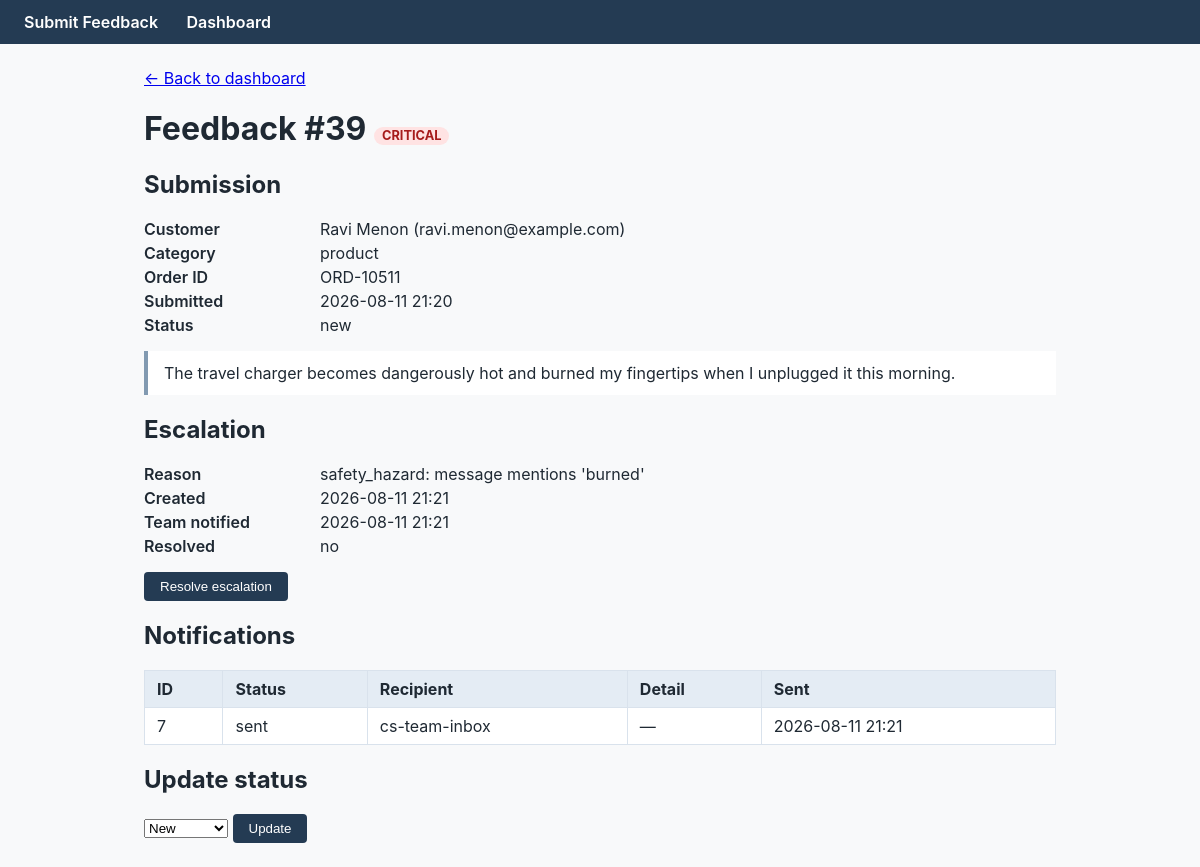
/dashboard/feedback/39, run on the app's committed database.
### app/models/feedback.py (models this page shows, shortened)
class Feedback(db.Model):
    __tablename__ = "feedback"
    id = db.Column(db.Integer, primary_key=True)
    customer_name = db.Column(db.String(120), nullable=False)
    customer_email = db.Column(db.String(254), nullable=False, index=True)
    message = db.Column(db.Text, nullable=False)
    category = _enum_column(FeedbackCategory, nullable=False, index=True)
    order_id = db.Column(db.String(40), nullable=True)
    created_at = db.Column(db.DateTime, nullable=False, default=datetime.utcnow, index=True)
    urgency = _enum_column(
        UrgencyLevel, nullable=False, default=UrgencyLevel.NORMAL, index=True
    )
    status = _enum_column(
        FeedbackStatus, nullable=False, default=FeedbackStatus.NEW, index=True
    )
    escalation = db.relationship(
        "Escalation", back_populates="feedback", uselist=False,
        cascade="all, delete-orphan",
    )

### app/models/escalation.py (models this page shows, shortened)
class Escalation(db.Model):
    __tablename__ = "escalations"
    id = db.Column(db.Integer, primary_key=True)
    feedback_id = db.Column(
        db.Integer, db.ForeignKey("feedback.id"), nullable=False, unique=True
    )
    reason = db.Column(db.String(255), nullable=False)
    created_at = db.Column(db.DateTime, nullable=False, default=datetime.utcnow)
    is_resolved = db.Column(db.Boolean, nullable=False, default=False)
    resolved_at = db.Column(db.DateTime, nullable=True)
    notified_at = db.Column(db.DateTime, nullable=True)
    feedback = db.relationship("Feedback", back_populates="escalation")
    notifications = db.relationship(
        "Notification", back_populates="escalation",
        cascade="all, delete-orphan",
    )

### app/models/notification.py (models this page shows, shortened)
class Notification(db.Model):
    __tablename__ = "notifications"
    id = db.Column(db.Integer, primary_key=True)
    escalation_id = db.Column(
        db.Integer, db.ForeignKey("escalations.id"), nullable=False
    )
    channel = db.Column(db.String(20), nullable=False, default="outbox")
    recipient = db.Column(db.String(120), nullable=True)
    subject = db.Column(db.String(200), nullable=True)
    body = db.Column(db.Text, nullable=True)
    status = db.Column(
        sa.Enum(NotificationStatus, values_callable=lambda e: [m.value for m in e]),
        nullable=False,
    )
    detail = db.Column(db.String(255), nullable=True)
    created_at = db.Column(db.DateTime, nullable=False, default=datetime.utcnow)
    sent_at = db.Column(db.DateTime, nullable=True)
    escalation = db.relationship("Escalation", back_populates="notifications")

### app/routes/dashboard.py (the view)
@dashboard_bp.get("/feedback/<int:feedback_id>")
def feedback_detail(feedback_id: int):
    repository = FeedbackRepository(db.session)
    feedback = repository.get(feedback_id)
    if feedback is None:
        abort(404)
    notifications = []
    if feedback.escalation is not None:
        notifications = NotificationRepository(db.session).for_escalation(
            feedback.escalation.id
        )
    return render_template(
        "dashboard/feedback_detail.html",
        feedback=feedback,
        notifications=notifications,
        statuses=list(FeedbackStatus),
    )

### app/repositories/feedback_repository.py (called while the page is built)
    def get(self, feedback_id: int) -> Feedback | None:
        return self.session.get(Feedback, feedback_id)

### app/repositories/notification_repository.py (called while the page is built)
    def for_escalation(self, escalation_id: int) -> list[Notification]:
        return (
            self.session.query(Notification)
            .filter(Notification.escalation_id == escalation_id)
            .order_by(Notification.created_at)
            .all()
        )

### app/templates/dashboard/feedback_detail.html (shortened to what this page needs)
{% extends "base.html" %}
{% block content %}
<p><a href="{{ url_for('dashboard.feedback_list') }}">&larr; Back to dashboard</a></p>
<h1>Feedback #{{ feedback.id }}
  <span class="badge urgency-{{ feedback.urgency.value }}">{{ feedback.urgency.value }}</span>
</h1>
<section>
  <h2>Submission</h2>
  <dl>
    <dt>Customer</dt><dd>{{ feedback.customer_name }} ({{ feedback.customer_email }})</dd>
    <dt>Category</dt><dd>{{ feedback.category.value.replace('_', ' ') }}</dd>
    <dt>Order ID</dt><dd>{{ feedback.order_id or '—' }}</dd>
    <dt>Submitted</dt><dd>{{ feedback.created_at.strftime('%Y-%m-%d %H:%M') }}</dd>
    <dt>Status</dt><dd>{{ feedback.status.value }}</dd>
  </dl>
  <blockquote>{{ feedback.message }}</blockquote>
</section>
<section>
  <h2>Escalation</h2>
  {% if feedback.escalation %}
    <dl>
      <dt>Reason</dt><dd>{{ feedback.escalation.reason }}</dd>
      <dt>Created</dt><dd>{{ feedback.escalation.created_at.strftime('%Y-%m-%d %H:%M') }}</dd>
      <dt>Team notified</dt>
      <dd>{{ feedback.escalation.notified_at.strftime('%Y-%m-%d %H:%M') if feedback.escalation.notified_at else 'never' }}</dd>
      <dt>Resolved</dt>
      <dd>{{ 'yes' if feedback.escalation.is_resolved else 'no' }}</dd>
    </dl>
    {% if not feedback.escalation.is_resolved %}
    <form method="post"
          action="{{ url_for('dashboard.resolve_escalation', escalation_id=feedback.escalation.id) }}">
      <button type="submit">Resolve escalation</button>
    </form>
    {% endif %}
  {% else %}
    <p>This feedback was not escalated.</p>
  {% endif %}
</section>
<section>
  <h2>Notifications</h2>
  {% if notifications %}
  <table>
    <thead>
      <tr><th>ID</th><th>Status</th><th>Recipient</th><th>Detail</th><th>Sent</th></tr>
    </thead>
    <tbody>
      {% for notification in notifications %}
      <tr>
        <td>{{ notification.id }}</td>
        <td>{{ notification.status.value }}</td>
        <td>{{ notification.recipient or '—' }}</td>
        <td>{{ notification.detail or '—' }}</td>
        <td>{{ notification.sent_at.strftime('%Y-%m-%d %H:%M') if notification.sent_at else '—' }}</td>
      </tr>
      {% endfor %}
    </tbody>
  </table>
  {% else %}
    <p>No notifications recorded for this feedback.</p>
  {% endif %}
</section>
<section>
  <h2>Update status</h2>
  <form method="post" action="{{ url_for('dashboard.update_status', feedback_id=feedback.id) }}">
    <select name="status">
      {% for status in statuses %}
        <option value="{{ status.value }}"
                {% if feedback.status == status %}selected{% endif %}>
          {{ status.value.title() }}
        </option>
      {% endfor %}
    </select>
    <button type="submit">Update</button>
  </form>
</section>
{% endblock %}

### app/static/css/style.css (style rules this page uses)
* { box-sizing: border-box; }
body { font-family: -apple-system, "Segoe UI", Helvetica, Arial, sans-serif; margin: 0; color: #1f2933; background: #f8f9fa; }
table { border-collapse: collapse; width: 100%; background: #fff; }
th, td { border: 1px solid #d9e2ec; padding: 0.5rem 0.75rem; text-align: left; }
th { background: #e4ecf4; }
.badge { display: inline-block; padding: 0.1rem 0.5rem; border-radius: 999px; font-size: 0.8rem; font-weight: 700; text-transform: uppercase; }
.urgency-critical { background: #ffe3e3; color: #a61b1b; }
blockquote { background: #fff; border-left: 4px solid #829ab1; margin: 0.5rem 0; padding: 0.75rem 1rem; }
dl { display: grid; grid-template-columns: 10rem 1fr; gap: 0.25rem 1rem; }
dt { font-weight: 600; }
dd { margin: 0; }
button { background: #243b53; color: #fff; border: none; border-radius: 4px; padding: 0.45rem 1rem; cursor: pointer; }

### data on the page
Feedback: id "39", urgency.value "CRITICAL", customer_name "Ravi Menon", customer_email "ravi.menon@example.com", category.value.replace "product", order "ORD-10511", created_at "2026-08-11 21:20", status.value "new", message "The travel charger becomes dangerously hot and burned my fingertips when I unplugged it this morning.", status "New"
Escalation: escalation.reason "safety_hazard: message mentions 'burned'", escalation.created_at "2026-08-11 21:21", escalation.notified_at "2026-08-11 21:21", is_resolved "no"
Notification: id "7", status.value "sent", recipient "cs-team-inbox", detail "—", sent_at "2026-08-11 21:21"
